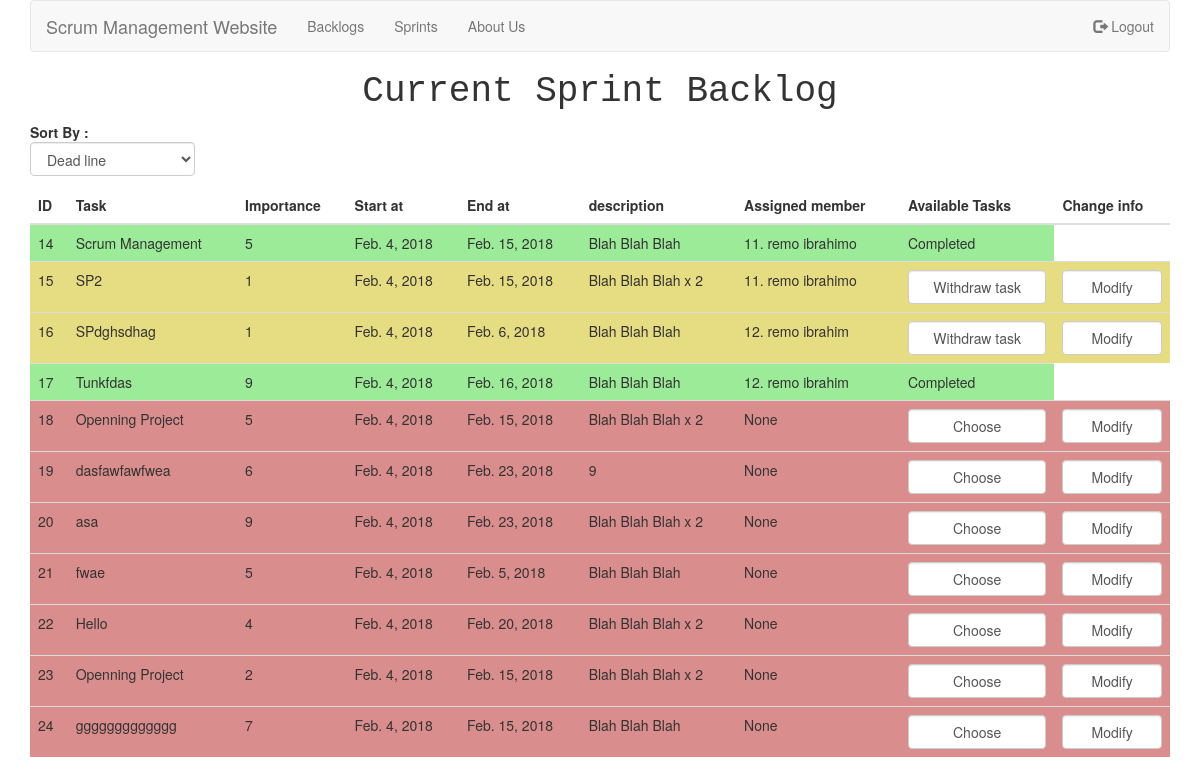
/backlogs/3/sprints/3/ (signed in), run on the app's committed database.
### backlog/models.py (models this page shows, shortened)
class Task(models.Model):
    importance = models.IntegerField()
    status = models.IntegerField(default=1)  # 1: Not started   2: In Progress   3: Done
    name = models.CharField(max_length=20)
    description = models.CharField(max_length=255)
    start_at = models.DateField(auto_now_add=True)
    end_at = models.DateField(auto_now_add=False, auto_now=False)
    assigned_user = models.ForeignKey(User, related_name='tasks', null=True, on_delete=models.DO_NOTHING)
    sprint = models.ForeignKey(Sprint, related_name='tasks', on_delete=models.CASCADE)

class User(AbstractBaseUser):
    email = models.EmailField(unique=True, max_length=255)
    first_name = models.CharField(max_length=32, blank=True, null=True)
    last_name = models.CharField(max_length=32, blank=True, null=True)
    active = models.BooleanField(default=True)  # Can login
    staff = models.BooleanField(default=False)  # staff user non superuser
    admin = models.BooleanField(default=False)  # superuser
    USERNAME_FIELD = 'email'  # The email field will be the default UserName for the users
    REQUIRED_FIELDS = ['first_name', 'last_name']
    object = UserManager()
    def is_admin(self):
        return self.admin

### backlog/views.py (the view, shortened to what this page needs)
# urls.py: url(r'^backlogs/(?P<pk>\d+)/sprints/(?P<spk>\d+)/$', views.sprint_tasks, name='sprint_tasks'),
@login_required
def sprint_tasks(request, pk, spk):
    backlog = get_object_or_404(BackLog, pk=pk)
    sprint = get_object_or_404(Sprint, pk=spk)
    unsorted_tasks = sprint.tasks.all()
    all_tasks = unsorted_tasks
    sort_type = request.POST.get('drop_down')
    if sort_type is 1:
        imp = True
    else:
        imp = False
    qs1 = sprint.tasks.filter(status=1)
    qs2 = sprint.tasks.filter(status=2)
    all_done = True
    if len(qs2) > 0 and len(qs1) > 0:
        all_done = False
    if request.method == 'GET':
        return render(request, 'task.html', {'backlog': backlog, 'sprint': sprint,
                                             'request': request, 'all_tasks': all_tasks, 'imp': imp})

### templates/task.html (shortened to what this page needs)
{% extends 'task_base.html' %} {% block title %} {{ backlog.name }} - {{sprint.name}} {% endblock %}  {% block content %}
<h1 class="text-center" style="font-family: monospace">Current Sprint Backlog</h1>
<form method="POST" action="{% url 'sprint_tasks' backlog.pk sprint.pk %}" name="form">
    <div class="row" style="margin-bottom:1%;">
        <div class="col-md-2">
            <strong>Sort By :</strong>
            <select class="form-control" name="drop_down">
                <option value="2" onmouseup="javascript: submitform()" {% if not imp %}selected{% endif %}>Dead line</option>
            </select>
        </div>
    </div>
</form>
<table class="table table-hover">
    <thead>
        <tr>
            <th>ID</th>
            <th>Task</th>
            <th>Importance</th>
            <th>Start at</th>
            <th>End at</th>
            <th>description</th>
            <th>Assigned member</th>
            <th>Available Tasks</th>
            {% if request.user.is_admin %}
            <th>Change info</th>
            {% endif %}
        </tr>
    </thead>
    <tbody>
        {% for task in all_tasks %}
         <tr style="background-color:{% if task.status == 1 or task.assigned_user == None%}rgba(200, 86, 86, 0.67)
        {% elif task.status == 2 %}rgba(218, 203, 68, 0.67)
        {% else %}rgba(106, 225, 102, 0.67)
        {% endif %} ;">
            <td>{{ task.id }}</td>
            <td>{{ task.name }}</td>
            <td>{{ task.importance }}</td>
            <td>{{ task.start_at }}</td>
            <td>{{ task.end_at }}</td>
            <td>{{task.description}}</td>
            <td>{% if task.assigned_user %} {{task.assigned_user.id}}. {{task.assigned_user.first_name}} {{task.assigned_user.last_name}}
                {% else %} None {% endif %}
            </td>
            <td>
                {% if task.status == 3 %} Completed {% else %} {% if not task.assigned_user and sprint.state != 1 %}
                <form method="POST" action="{% url 'sprint_tasks' backlog.pk sprint.pk %}">
                    <button type='submit' class="form-control" name="task" value="{{ task.id }}">Choose</button>
                </form>
                {% elif request.user == task.assigned_user and not request.user.is_admin%}
                <form method="POST" action="{% url 'sprint_tasks' backlog.pk sprint.pk %}">
                    {% csrf_token %}
                    <button type='submit' name="task" value="{{ task.id }}">Mark Done</button>
                </form>
                {% elif request.user == task.assigned_user and request.user.is_admin and task.status == 2 %}
                <form method="POST" action="{% url 'sprint_tasks' backlog.pk sprint.pk %}">
                    {% csrf_token %}
                    <button type='submit' class="form-control" name="task" value="{{ task.id }}">Mark Done</button>
                </form>
                {% elif request.user.is_admin and sprint.state != 1%}
                <form method="POST" action="{% url 'sprint_tasks' backlog.pk sprint.pk%}">
                    <button type='submit' class="form-control" name="task" value="{{ task.id }}">Withdraw task</button>
                </form>
                {% else %} {% if sprint.state != 1%}Already Chosen{% endif %} {% endif %} {% endif %}
            </td>
            {% if request.user.is_admin and task.status != 3%}
            <td>
                <form method="GET" action="{% url 'modify_task' backlog.pk sprint.pk%}">
                    <button type='submit' class="form-control" name="task" value="{{ task.id }}">Modify</button>
                </form>
            </td>
            {% endif %}
        </tr>
        {% empty %}
            <tr> <td colspan="9">No Tasks have been added yet.</td> </tr>
        {% endfor %}
    </tbody>
</table>
 {% endblock %}

### data on the page
Task: id "14", name "Scrum Management", importance "5", start_at "Feb. 4, 2018", end_at "Feb. 15, 2018", description "Blah Blah Blah", assigned_user.id "11", assigned_user.first_name "remo", assigned_user.last_name "ibrahimo", status "Completed"
Task: id "15", name "SP2", importance "1", start_at "Feb. 4, 2018", end_at "Feb. 15, 2018", description "Blah Blah Blah x 2", assigned_user.id "11", assigned_user.first_name "remo", assigned_user.last_name "ibrahimo"
Task: id "16", name "SPdghsdhag", importance "1", start_at "Feb. 4, 2018", end_at "Feb. 6, 2018", description "Blah Blah Blah", assigned_user.id "12", assigned_user.first_name "remo", assigned_user.last_name "ibrahim"
Task: id "17", name "Tunkfdas", importance "9", start_at "Feb. 4, 2018", end_at "Feb. 16, 2018", description "Blah Blah Blah", assigned_user.id "12", assigned_user.first_name "remo", assigned_user.last_name "ibrahim", status "Completed"
Task: id "18", name "Openning Project", importance "5", start_at "Feb. 4, 2018", end_at "Feb. 15, 2018", description "Blah Blah Blah x 2", shows "None"
Task: id "19", name "dasfawfawfwea", importance "6", start_at "Feb. 4, 2018", end_at "Feb. 23, 2018", description "9", shows "None"
Task: id "20", name "asa", importance "9", start_at "Feb. 4, 2018", end_at "Feb. 23, 2018", description "Blah Blah Blah x 2", shows "None"
Task: id "21", name "fwae", importance "5", start_at "Feb. 4, 2018", end_at "Feb. 5, 2018", description "Blah Blah Blah", shows "None"
Task: id "22", name "Hello", importance "4", start_at "Feb. 4, 2018", end_at "Feb. 20, 2018", description "Blah Blah Blah x 2", shows "None"
Task: id "23", name "Openning Project", importance "2", start_at "Feb. 4, 2018", end_at "Feb. 15, 2018", description "Blah Blah Blah x 2", shows "None"
Task: id "24", name "ggggggggggggg", importance "7", start_at "Feb. 4, 2018", end_at "Feb. 15, 2018", description "Blah Blah Blah", shows "None"
